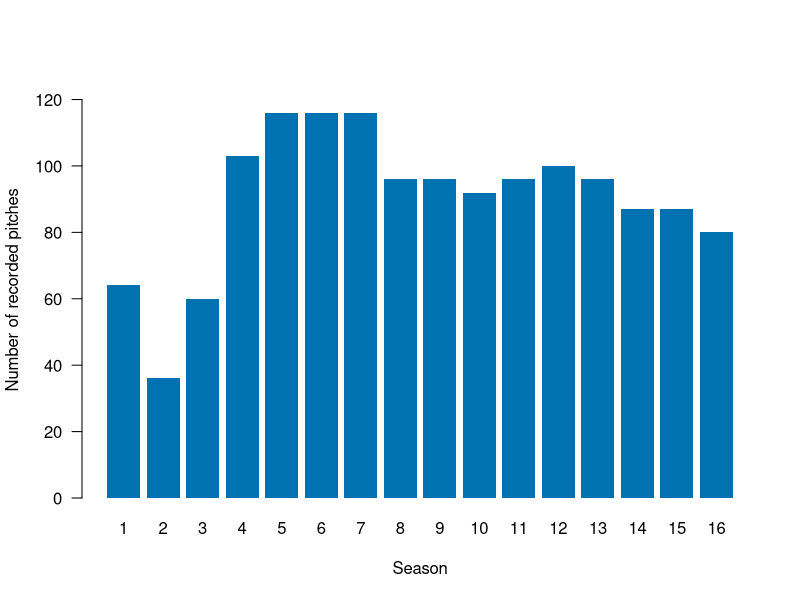
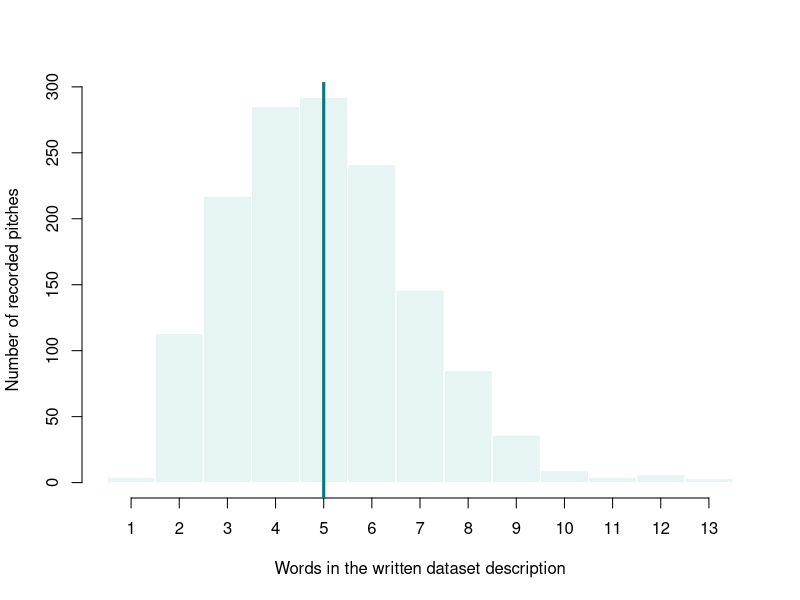
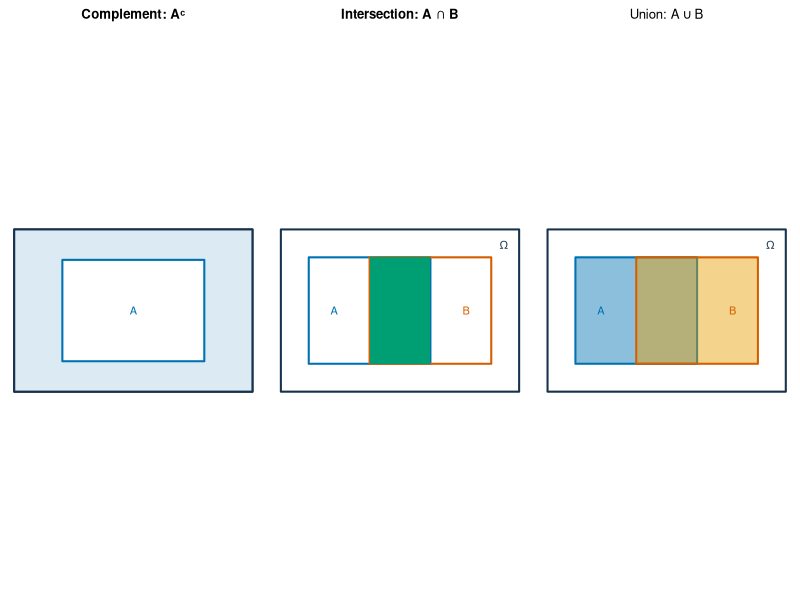
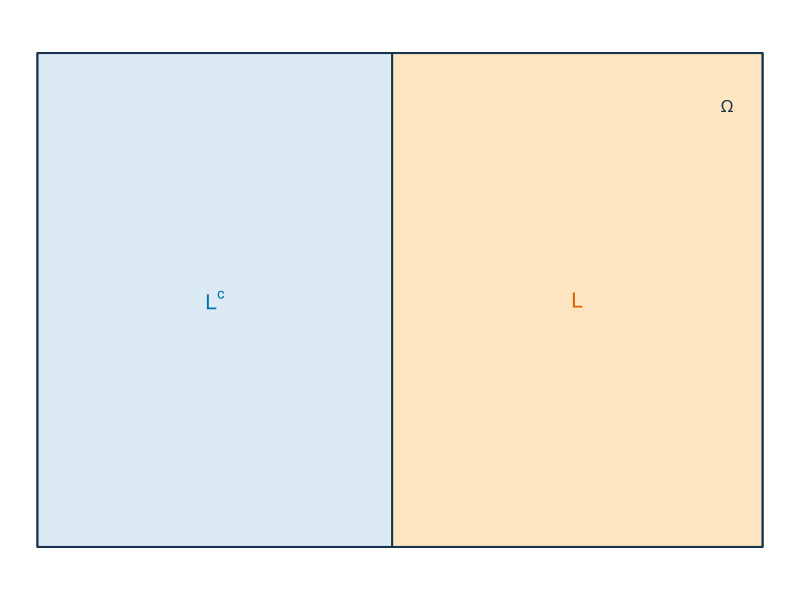

Source code (R) for these figures, in order:
## ---- chunk 1
knitr::opts_chunk$set(echo = TRUE, message = FALSE, warning = FALSE,
                      fig.width = 7, fig.height = 4.5)
sharks <- read.csv("data/shark_tank_teaching.csv", stringsAsFactors = FALSE)
D <- sharks$deal_on_show == 1
L <- sharks$season >= 9
## ---- chunk 2
season_counts <- table(sharks$season)
season_counts
round(prop.table(season_counts), 3)
## ---- chunk 3
barplot(
  season_counts,
  col = "#0072B2", border = NA,
  bty = "n", las = 1,
  ylim = c(0, 1.08 * max(season_counts)),
  xlab = "Season", ylab = "Number of recorded pitches"
)
## ---- chunk 4
hist(
  sharks$description_words,
  breaks = seq(0.5, 13.5, by = 1),
  col = "#E6F4F3", border = "white",
  main = "",
  xlab = "Words in the written dataset description",
  ylab = "Number of recorded pitches",
  xaxt = "n"
)
axis(1, at = 1:13)
abline(v = median(sharks$description_words), col = "#007C83", lwd = 3)
## ---- chunk 5
old_par <- par(no.readonly = TRUE)
par(mfrow = c(1, 3), mar = c(0.5, 0.5, 2.1, 0.5), xaxs = "i", yaxs = "i")

draw_frame <- function(title) {
  plot(NA, xlim = c(0, 10), ylim = c(0, 7), axes = FALSE,
       xlab = "", ylab = "", main = title, asp = 1)
  rect(0.3, 0.3, 9.7, 6.7, border = "#17324D", lwd = 2)
  text(9.1, 6.1, expression(Omega), col = "#17324D")
}

draw_frame("Complement: Aᶜ")
rect(0.3, 0.3, 9.7, 6.7, col = "#DCEAF3", border = NA)
rect(2.2, 1.5, 7.8, 5.5, col = "white", border = "#0072B2", lwd = 2)
rect(0.3, 0.3, 9.7, 6.7, border = "#17324D", lwd = 2)
text(5, 3.5, "A", col = "#0072B2")

draw_frame("Intersection: A ∩ B")
rect(1.4, 1.4, 6.2, 5.6, border = "#0072B2", lwd = 2)
rect(3.8, 1.4, 8.6, 5.6, border = "#D55E00", lwd = 2)
rect(3.8, 1.4, 6.2, 5.6, col = "#009E73", border = NA)
text(2.4, 3.5, "A", col = "#0072B2")
text(7.6, 3.5, "B", col = "#D55E00")

draw_frame(expression("Union: " * A %union% B))
rect(1.4, 1.4, 6.2, 5.6,
     col = grDevices::adjustcolor("#0072B2", alpha.f = 0.45),
     border = "#0072B2", lwd = 2)
rect(3.8, 1.4, 8.6, 5.6,
     col = grDevices::adjustcolor("#E69F00", alpha.f = 0.45),
     border = "#D55E00", lwd = 2)
text(2.4, 3.5, "A", col = "#0072B2")
text(7.6, 3.5, "B", col = "#D55E00")
par(old_par)
## ---- chunk 6
old_par <- par(no.readonly = TRUE)
par(mar = c(0.3, 0.3, 0.3, 0.3))
plot(NA, xlim = c(0, 10), ylim = c(0, 5), axes = FALSE,
     xlab = "", ylab = "", xaxs = "i", yaxs = "i")
rect(0.4, 0.4, 9.6, 4.6, border = "#17324D", lwd = 2)
rect(0.4, 0.4, 4.9, 4.6, col = "#DCEAF3", border = NA)
rect(4.9, 0.4, 9.6, 4.6, col = "#FDE5C1", border = NA)
segments(4.9, 0.4, 4.9, 4.6, col = "#17324D", lwd = 2)
rect(0.4, 0.4, 9.6, 4.6, border = "#17324D", lwd = 2)
text(2.65, 2.5, expression(L^c), col = "#0072B2", cex = 1.25)
text(7.25, 2.5, "L", col = "#D55E00", cex = 1.25)
text(9.15, 4.15, expression(Omega), col = "#17324D")
par(old_par)
## ---- chunk 7
c(
  P_D = mean(D),
  P_L = mean(L),
  P_D_and_L = mean(D & L),
  P_not_D = mean(!D),
  P_D_or_L_direct = mean(D | L),
  P_D_or_L_rule = mean(D) + mean(L) - mean(D & L)
)
